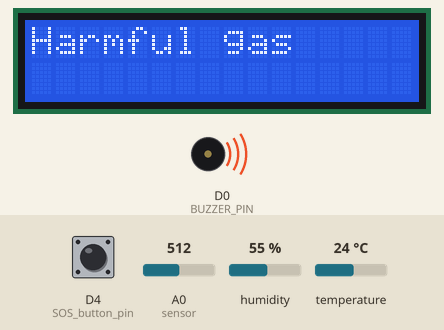
Recording of a sketch running on a simulated ESP8266 (NodeMCU). Shown: 16×2 character LCD, buzzer (waves = sounding, pin HIGH). The inputs (shaded band) are chosen by the test bench; at power-on: D4 (SOS_button_pin) HIGH, A0 (sensor) = 512, humidity 55 %, temperature 24 °C. WiFi joins after 1.5 s; servers stay silent unless stated.

Above: at 7.0 s.
7.1 s: D4 (SOS_button_pin) pulled LOW for 3.2 s
At 9.2 s:
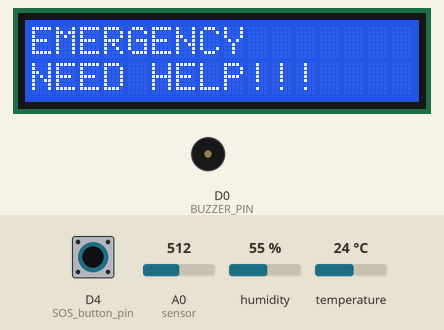
11.8 s: A0 (sensor) set to 483
At 14.1 s:
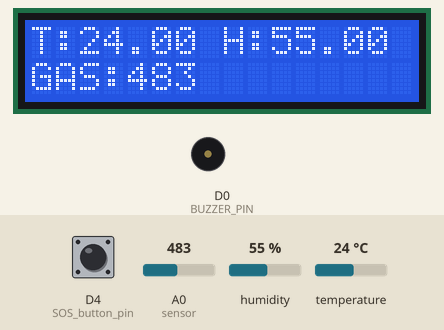
14.4 s: humidity set to 22 %
At 17.1 s:
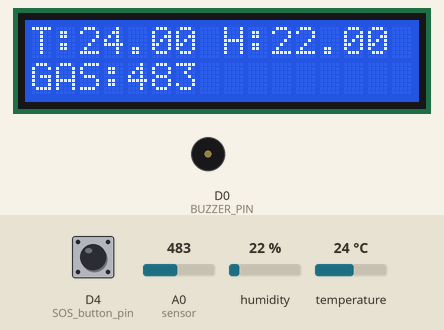
17.9 s: A0 (sensor) set to 510
At 19.9 s:
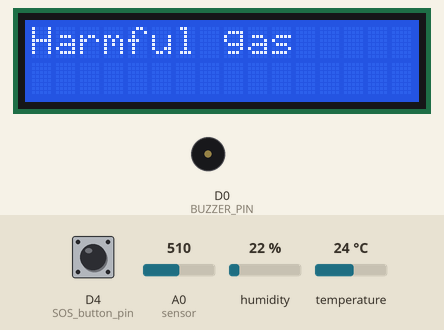
20.4 s: temperature set to 12 °C
At 21.6 s:
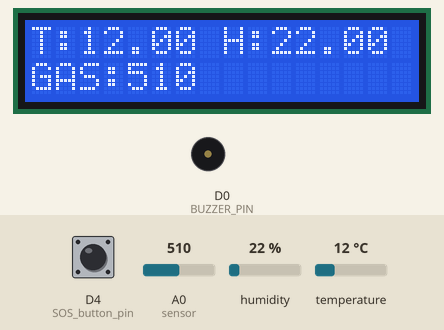
22.9 s: humidity set to 40 %
At 24.1 s:
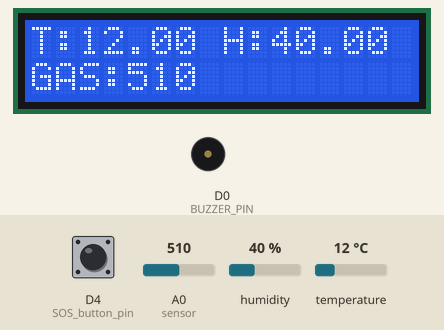
Timing chart, 0 to 26.1 s (numbered marks = the images above; inputs shaded):
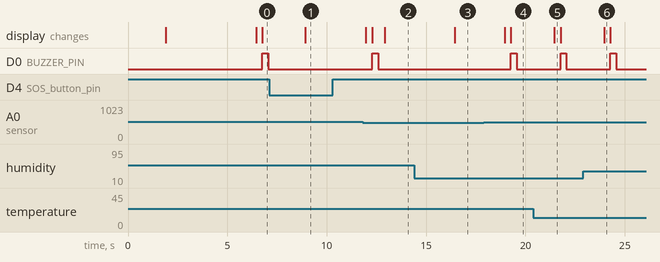

The sketch:

Mining_system.ino
```cpp
#define BLYNK_TEMPLATE_ID "TMPL3osL5Risq"
#define BLYNK_TEMPLATE_NAME "MPMC Helmet"
#define BLYNK_AUTH_TOKEN "6emQYz_XOw3HkYoXhe82Ydi8y_5BBSfB"

#include <Wire.h>
#include <DHT.h>
#include <LiquidCrystal_I2C.h>
#include <ESP8266WiFi.h>
#include <BlynkSimpleEsp8266.h>

// LCD display configuration
LiquidCrystal_I2C lcd(0x27, 16, 2);

// Blynk configuration
#define BLYNK_PRINT Serial
char auth[] = BLYNK_AUTH_TOKEN;
char ssid[] = "Iot";  // Wi-Fi name
char pass[] = "123456789";  // Wi-Fi password

// DHT11 sensor configuration
#define DHTPIN D7
#define DHTTYPE DHT11
DHT dht(DHTPIN, DHTTYPE);

// Timer configuration
BlynkTimer timer;

// Buzzer pin
#define BUZZER_PIN D0

void sendSensor() {
    int smokeLevel = analogRead(A0); // Read smoke sensor value
    int sos = digitalRead(D4); // Read SOS button state

    if (sos == LOW) {
        lcd.clear();
        lcd.print("EMERGENCY");
        lcd.setCursor(0, 1);
        lcd.print("NEED HELP!!!");
        Blynk.virtualWrite(V3, "EMERGENCY NEED HELP");
        delay(3000);
    }

    float humidity = dht.readHumidity();
    float temperature = dht.readTemperature();

    if (isnan(temperature) || isnan(humidity)) {
        Serial.println("Failed to read from DHT sensor!");
        return;
    }

    Blynk.virtualWrite(V0, smokeLevel);
    Blynk.virtualWrite(V1, temperature);
    Blynk.virtualWrite(V2, humidity);

    lcd.clear();
    lcd.print("T:");
    lcd.print(temperature);
    lcd.print(" H:");
    lcd.print(humidity);
    lcd.setCursor(0, 1);
    lcd.print("GAS:");
    lcd.print(smokeLevel);
    delay(300);

    if (smokeLevel > 500) {
        lcd.clear();
        lcd.print("Harmful gas");
        Blynk.virtualWrite(V3, "Harmful gas detected");
        digitalWrite(BUZZER_PIN, HIGH);
        delay(300);
        digitalWrite(BUZZER_PIN, LOW);
        delay(300);
    } else {
        Blynk.virtualWrite(V3, "Gas level normal");
    }
}

void setup() {
    lcd.begin();
    lcd.backlight();
    dht.begin();

    pinMode(D4, INPUT_PULLUP); // SOS button pin
    pinMode(BUZZER_PIN, OUTPUT); // Buzzer pin

    Serial.begin(9600);

    lcd.clear();
    lcd.print("Connecting to WiFi");
    Blynk.begin(auth, ssid, pass);

    lcd.clear();
    lcd.print("WiFi connected");
    delay(2000);

    timer.setInterval(2500L, sendSensor); // Send sensor data every 2.5 seconds
}

void loop() {
    Blynk.run();
    timer.run();
}
```

Measured:
- the behaviour switches between 501 and 500 on A0 (sensor) (found by bisection; images 1 and 2)
- after the input at 7.1 s, D0 (BUZZER_PIN): stays LOW (without the input it goes to HIGH after 2.2 s); the display: changes after 1.8 s (image 1)
- after the input at 11.8 s, D0 (BUZZER_PIN): goes on until 12.6 s, then stays LOW
- after the input at 14.4 s, the display: changes after 2.1 s (image 3)
- after the input at 17.9 s, D0 (BUZZER_PIN): LOW → HIGH after 1.4 s, → LOW 0.30 s later; the display: first changes after 1.0 s (image 4 shows a later state)
- after the input at 20.4 s, the display: changes after 1.1 s (image 5)
- after the input at 22.9 s, the display: changes after 1.1 s (image 6)
